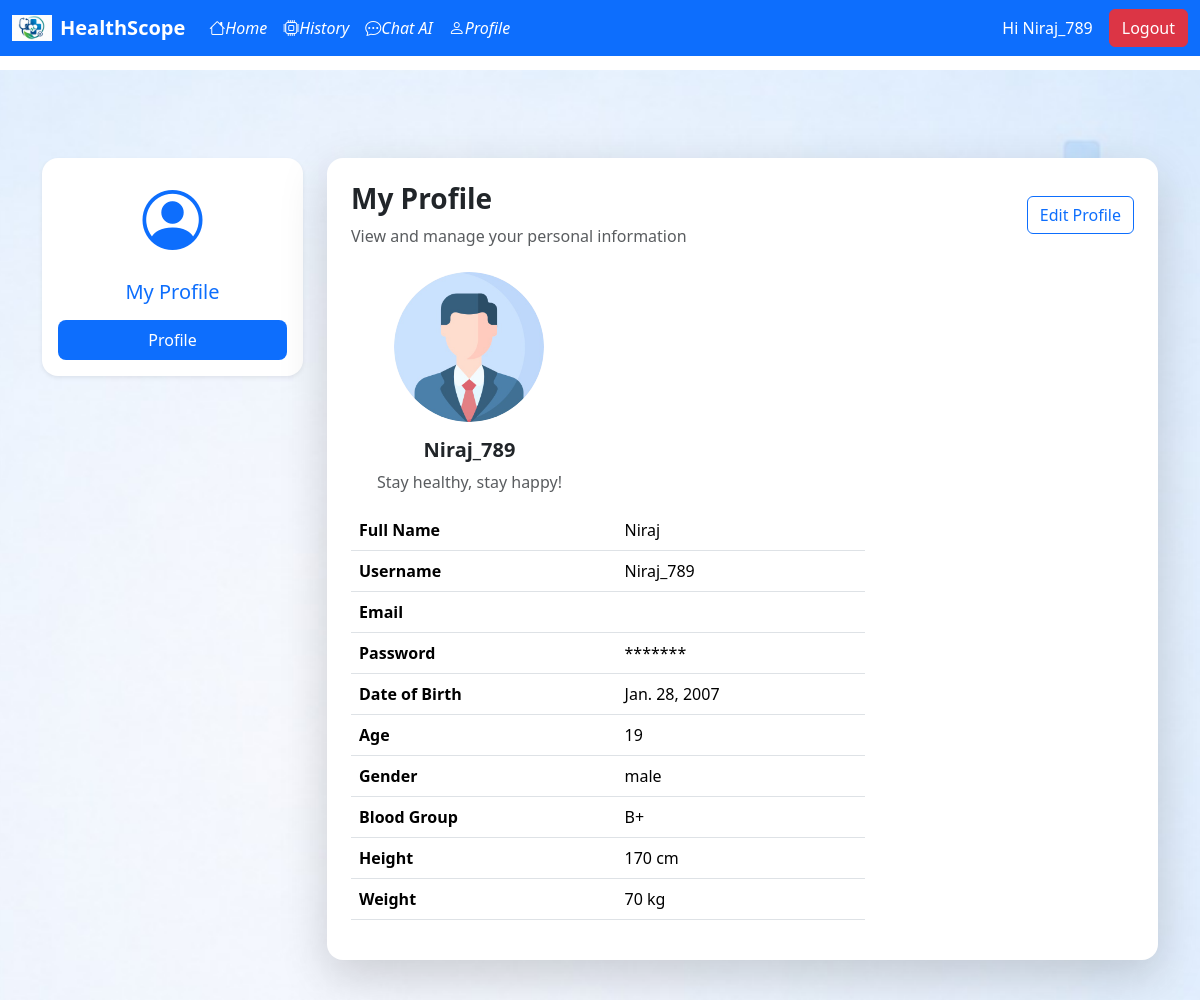
/accounts/profile_view/ (signed in), run on the app's committed database.
### apps/accounts/models.py (models this page shows)
class Profile(models.Model):
    user = models.OneToOneField(User, on_delete=models.CASCADE)
    name = models.CharField(max_length=100, null=True, blank=True)
    age = models.IntegerField(null=True, blank=True)
    dob = models.DateField(null=True, blank=True)   # ✅ FIX
    gender = models.CharField(max_length=20, choices=GENDER_CHOICES, null=True, blank=True)
    height = models.IntegerField(null=True, blank=True)
    weight = models.IntegerField(null=True, blank=True)
    blood_group = models.CharField(max_length=5, null=True, blank=True)
    comment = models.TextField(null=True, blank=True)

### apps/accounts/views.py (the view)
# urls.py: path("accounts/profile_view/", views.profile_view, name="profile"),
@login_required
def profile_view(request):
    try:
        profile = Profile.objects.get(user=request.user)
    except Profile.DoesNotExist:
        return redirect('profile_form')
    return render(request, 'accounts/profile.html', {'profile': profile})

### templates/accounts/profile.html (shortened to what this page needs)
{% extends 'base.html' %}
{% load static %}
{% block content %}
  <div class="profile-bg">
    <div class="container mt-5">
      <div class="row">
        <div class="col-md-3">
          <div class="card shadow-sm border-0 rounded-4 p-3 text-center">
            {% if profile.gender == 'female' %}
              <div class="mb-3">
                <i class="bi bi-person-circle text-danger" style="font-size: 60px;"></i>
              </div>
              <h5 class="mb-3 text-danger">My Profile (Female)</h5>
            {% else %}
              <div class="mb-3">
                <i class="bi bi-person-circle text-primary" style="font-size: 60px;"></i>
              </div>
              <h5 class="mb-3 text-primary">My Profile</h5>
            {% endif %}
            <ul class="list-group list-group-flush">
              <li class="list-group-item active rounded-3">Profile</li>
            </ul>
          </div>
        </div>
        <div class="col-md-9">
          <div class="card shadow-lg border-0 rounded-4">
            <div class="card-body p-4">
              <div class="d-flex justify-content-between align-items-center mb-4">
                <div>
                  <h3 class="fw-bold">My Profile</h3>
                  <p class="text-muted mb-0">View and manage your personal information</p>
                </div>
                <a class="btn btn-outline-primary" href="{% url 'update' %}">Edit Profile</a>
              </div>
              <div class="row">
                <div class="row">
                  <div class="col-md-4 text-center">
                    {% if profile.gender == 'male' %}
                      <img src="{% static 'images\3135715.jpeg' %}" class="img-fluid rounded-circle mb-3" width="150" />
                    {% elif profile.gender == 'female' %}
                      <img src="{% static 'images\e61c096a-1b2a-4cb1-bb87-f3d217d360fd.jpeg' %}" class="img-fluid rounded-circle mb-3" width="150" />
                    {% else %}
                      <img src="{% static 'images\d4859ea2-4b9c-4dd9-aafa-9241c4353e0f.jpeg' %}" class="img-fluid rounded-circle mb-3" width="150" />
                    {% endif %}
                    <h5 class="fw-bold">{{ user.username }}</h5>
                    <p class="text-muted">Stay healthy, stay happy!</p>
                  </div>
                </div>
                <div class="col-md-8">
                  <table class="table">
                    <tr>
                      <th>Full Name</th>
                      <td>{{ profile.name }}</td>
                    </tr>
                    <tr>
                      <th>Username</th>
                      <td>{{ user.username }}</td>
                    </tr>
                    <tr>
                      <th>Email</th>
                      <td>{{ user.email }}</td>
                    </tr>
                    <tr>
                      <th>Password</th>
                      <td>*******</td>
                    </tr>
                    <tr>
                      <th>Date of Birth</th>
                      <td>{{ profile.dob }}</td>
                    </tr>
                    <tr>
                      <th>Age</th>
                      <td>{{ profile.age }}</td>
                    </tr>
                    <tr>
                      <th>Gender</th>
                      <td>{{ profile.gender }}</td>
                    </tr>
                    <tr>
                      <th>Blood Group</th>
                      <td>{{ profile.blood_group }}</td>
                    </tr>
                    <tr>
                      <th>Height</th>
                      <td>
                        {% if profile.height %}
                          {{ profile.height }} cm
                        {% else %}
                          ---
                        {% endif %}
                      </td>
                    </tr>
                    <tr>
                      <th>Weight</th>
                      <td>
                        {% if profile.weight %}
                          {{ profile.weight }} kg
                        {% else %}
                          ---
                        {% endif %}
                      </td>
                    </tr>
                  </table>
                </div>
              </div>
            </div>
          </div>
        </div>
      </div>
    </div>
  </div>
{% endblock %}

### templates/base.html (shortened to what this page needs)
{% load static %}
<!DOCTYPE html>
<html lang="en">
  <head>
    <link href="https://cdn.jsdelivr.net/npm/bootstrap@5.3.8/dist/css/bootstrap.min.css" rel="stylesheet" />
    <link href="https://cdn.jsdelivr.net/npm/bootstrap-icons@1.11.3/font/bootstrap-icons.css" rel="stylesheet" />
  </head>
  <body style="padding-top: 70px;">
    <nav class="navbar navbar-expand-lg navbar-dark bg-primary fixed-top">
      <div class="container-fluid">
        <a class="navbar-brand d-flex align-items-center" href="{% url 'home' %}">
          <img src="{% static 'images\c4330dc9-cd7a-4d83-8b1e-c3cf85d68733.jpeg' %}" width="40" class="me-2" />
          <strong>HealthScope</strong>
        </a>
        <div class="collapse navbar-collapse" id="navbarSupportedContent">
          <ul class="navbar-nav me-auto mb-2 mb-lg-0">
            <li class="nav-item">
              <a class="nav-link active" href="{% url 'home' %}"><i class="bi bi-house">Home</i></a>
            </li>
            {% if user.is_authenticated %}
              <li class="nav-item">
                <a class="nav-link active" href="{% url 'history' %}"><i class="bi bi-cpu">History</i></a>
              </li>
              <li class="nav-item">
                <a class="nav-link active" href="{% url 'chatbot' %}"><i class="bi bi-chat-dots">Chat AI</i></a>
              </li>
              <li class="nav-item">
                <a class="nav-link active" href="{% url 'profile' %}"><i class="bi bi-person">Profile</i></a>
              </li>
            {% endif %}
          </ul>
          {% if not user.is_authenticated %}
            <a class="btn btn-outline-light mx-2" href="{% url 'login' %}">Login</a>
            <a class="btn btn-light" href="{% url 'register' %}">Register</a>
          {% else %}
            <span class="text-white me-3">Hi {{ user.username }}</span>
            <a class="btn btn-danger" href="{% url 'logout' %}">Logout</a>
          {% endif %}
        </div>
      </div>
    </nav>
    {% block content %}
    {% endblock %}
  </body>
</html>

### data on the page
Profile: name "Niraj", dob "Jan. 28, 2007", age "19", gender "male", blood_group "B+", height "170", weight "70"

### other printed values
{{ user.username }} "Niraj_789"
